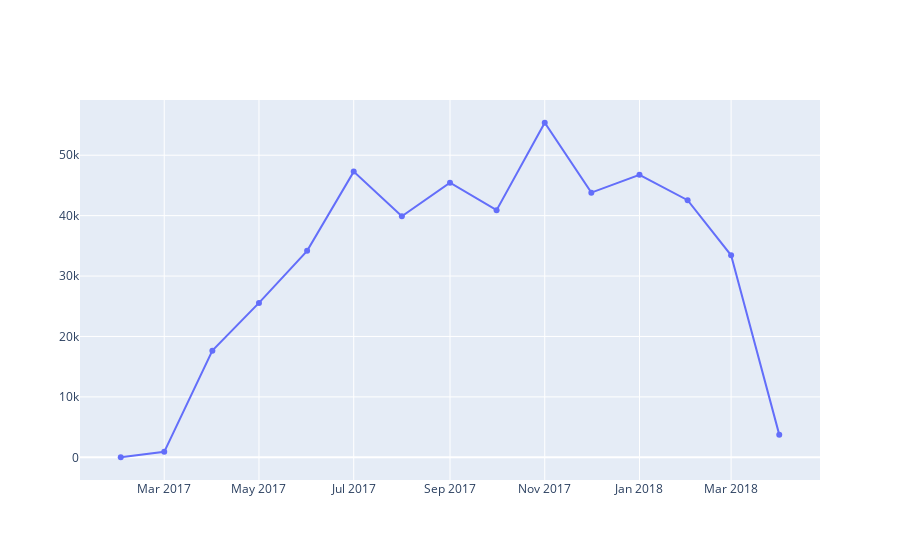

This figure's notebook cell:
### Markdown cell above
### Monthly Sales

### Code cell
# Monthly Sales, line graphic
configure_plotly_browser_state()

data = [go.Scatter(x = month_sales.index,
                   y = month_sales.values)]

py.iplot(data)

# Its an option to see the sales over the time, but we will do it again with bar graphs

### Figure 1 — Plotly figure (JSON) as saved in the notebook; plotly's stock layout.template omitted (floating-point values rounded to 4 significant figures)
{"data": [{"y": [9.99, 902.9, 17650.0, 25560.0, 34170.0, 47280.0, 39900.0, 45460.0, 40910.0, 55370.0, 43810.0, 46760.0, 42560.0, 33440.0, 3754.0], "x": ["2017-02", "2017-03", "2017-04", "2017-05", "2017-06", "2017-07", "2017-08", "2017-09", "2017-10", "2017-11", "2017-12", "2018-01", "2018-02", "2018-03", "2018-04"], "type": "scatter"}], "layout": {}}
